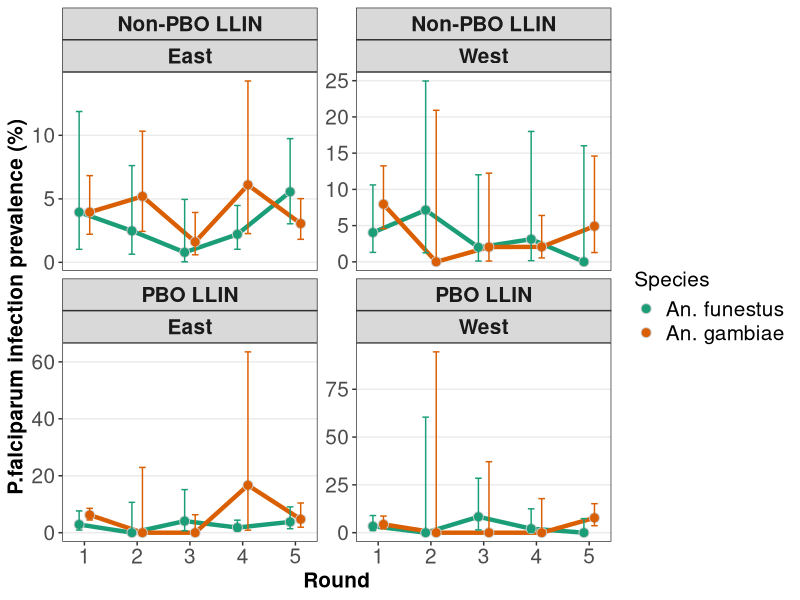
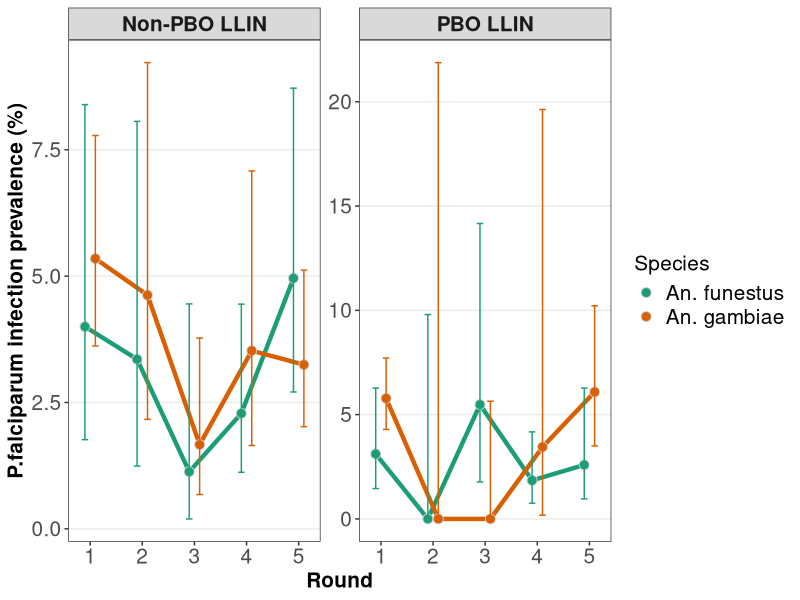
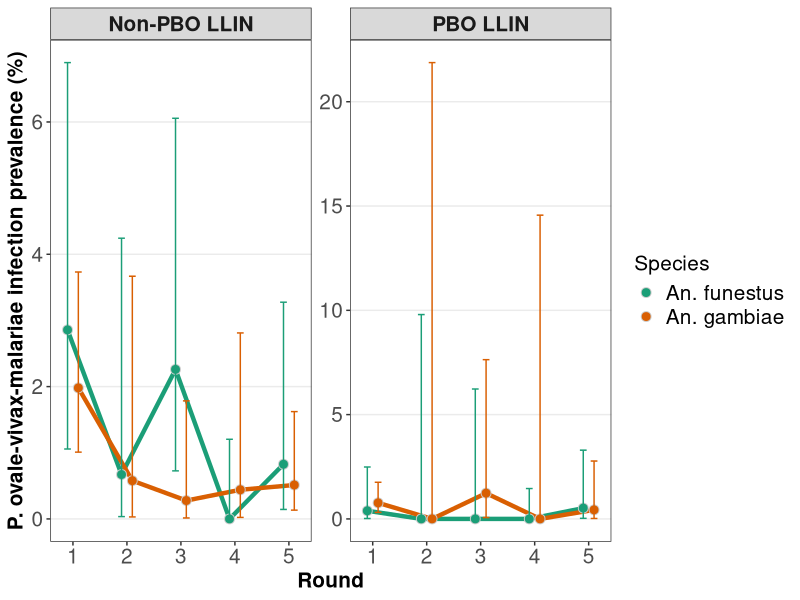
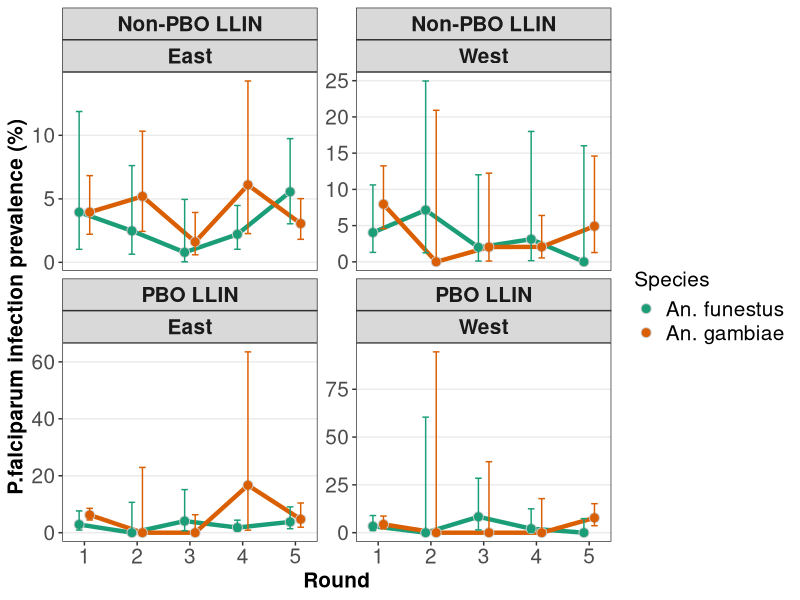
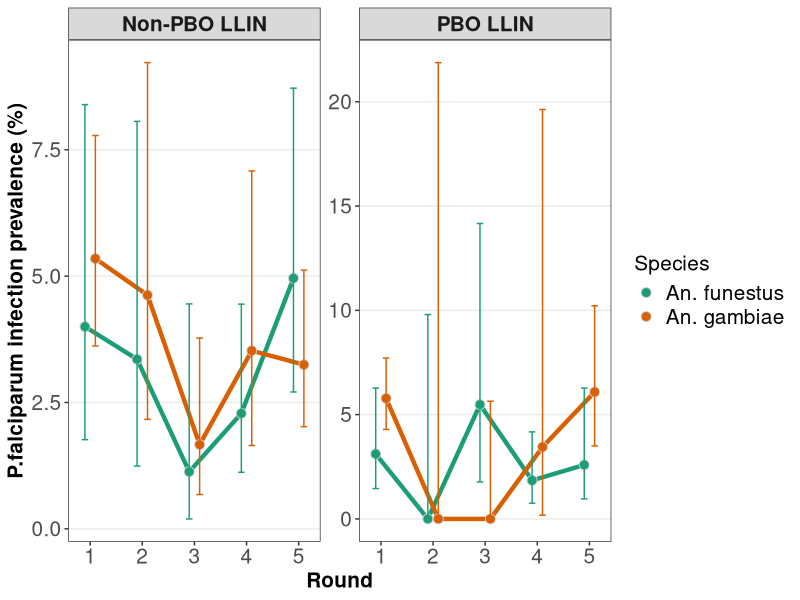
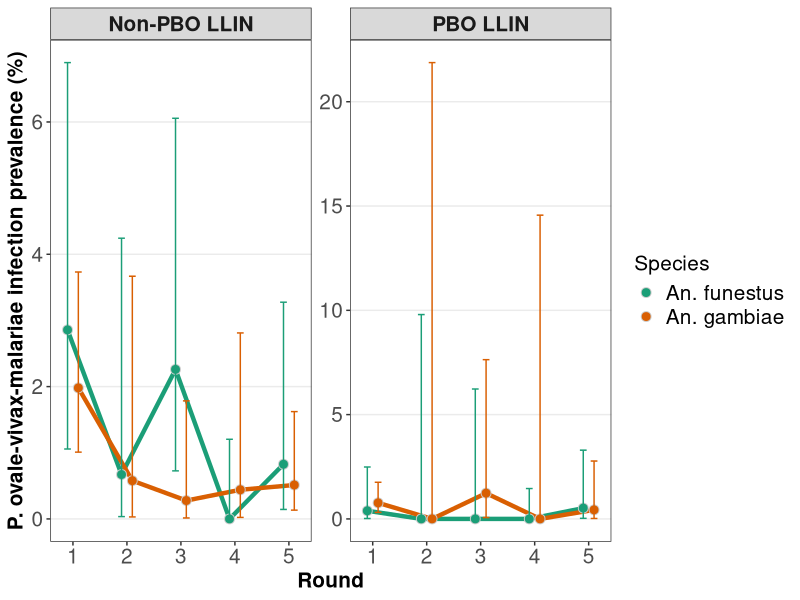
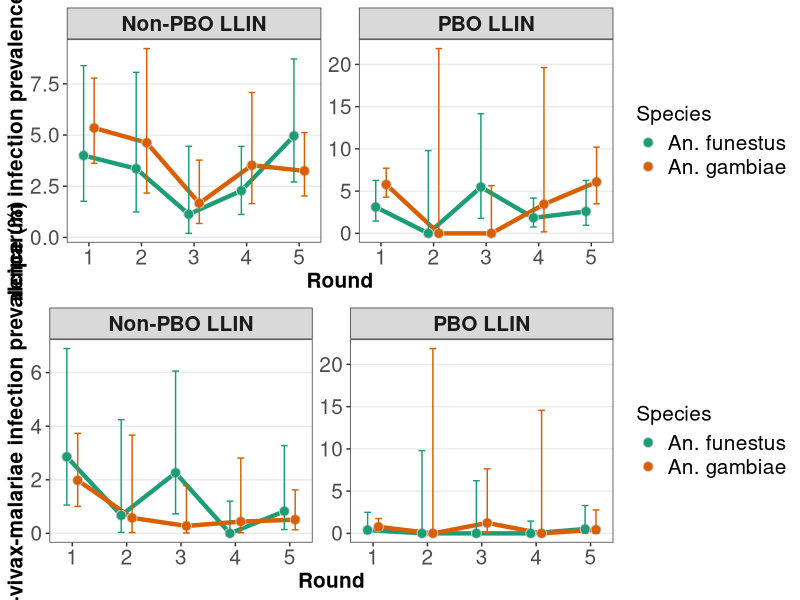
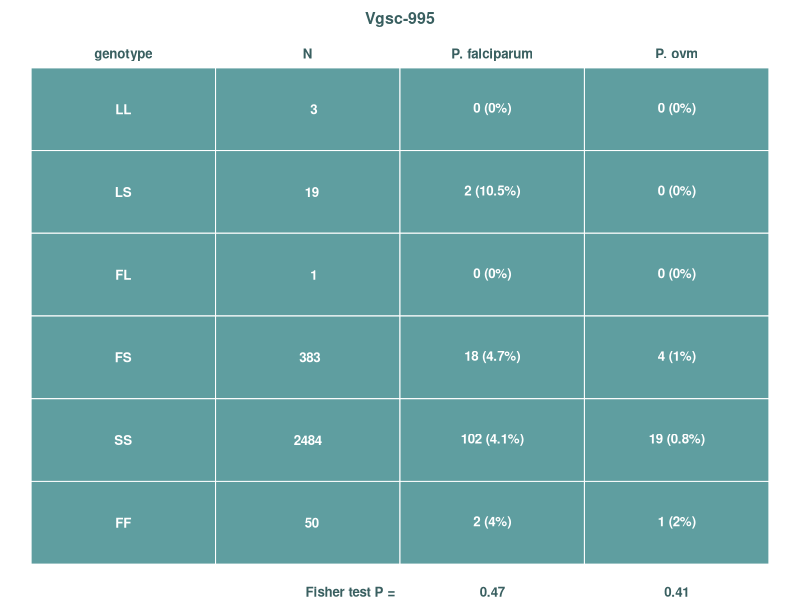

Source code (R) for these figures, in order:
library(data.table)
library(ggplot2)
library(stringr)
library(glmmTMB)
library(grid)
library(gridExtra)
library(gtable)
library(bit64)

#######################################################
# Load the genotyping data
ento.data <- fread('../data/ento_geno_plasmo_data.csv', na.strings = c('', 'NA'))

# Keep only arabiensis, funestus and gambiae ss
ento.data.afg <- ento.data[MolSpecies %in% c('AR', 'FUN', 'S'), ]
cat('\nOverall counts of Pfal positive samples:\n')
print(with(ento.data.afg, table(species, Pfal)))

# Number to report in Manuscript: proportion of mosquitoes sporozoite positive:
sporpos <- ento.data[, .(Pfal.rate = round(sum(Pfal) / .N, 4), N = .N), by = c('species')] %>%
           setkey('species')
cat('\nOverall, ', sporpos['An. gambiae', Pfal.rate]*100, '% of An. gambiae and ',
    sporpos['An. funestus', Pfal.rate]*100, '% of An. funestus were positive for ',
    'P. falciparum respectively.\n\n', sep = '')

sporpos.byround <- ento.data[, .(Pfal.total = sum(Pfal),
                                 Pfal.rate = round(sum(Pfal) / .N, 4),
                                 Pvom.total = sum(OVM), 
                                 Povm.rate = round(sum(OVM) / .N, 4),
								 N = .N), 
                               by = c('species', 'RND')] %>%
                   setkey('species')
cat('\nSporozoite positivity split by round:\n')
print(sporpos.byround)

# Since there are no sporozoite positive samples in arabiensis, we can exclude them from some of the plots
ento.data.fg <- ento.data[MolSpecies %in% c('FUN', 'S'), ]

##################################################
split.plasmo.counts <- function(formula, ento.data){
  Fal <- dcast(ento.data, formula, length)
  Fal$N <- Fal[['0']]+Fal[['1']]
  Fal$prop <- (Fal[['1']]/(Fal[['0']]+Fal[['1']]))
  Fal$Perc <- 100*Fal$prop
  prt <- mapply(prop.test, Fal[['1']], Fal[['0']] + Fal[['1']])['conf.int', ]
  Fal$LLim <- 100*sapply(prt, function(x) x[1])
  Fal$ULim <- 100*sapply(prt, function(x) x[2])
#  Fal$ULim <- 100*(Fal$prop + 1.96 * sqrt(Fal$prop * (1-Fal$prop)/Fal$N))
#  Fal$LLim <- 100*(Fal$prop - 1.96 * sqrt(Fal$prop * (1-Fal$prop)/Fal$N))
  #Fal$LLim[Fal$LLim<0] <- 0
  Fal
}

frequency.line.plot <- function(Plasmo, ylab = 'P.falciparum infection prevalence (%)'){
  facet.terms <- setdiff(colnames(Plasmo), c('species', 'RND', '0', '1', 'N', 'prop', 'Perc', 'ULim', 'LLim'))
  facet.formula <- as.formula(paste('~', paste(facet.terms, collapse = ' + ')))
  flp <- ggplot(Plasmo, aes(x=RND, y=Perc, fill = species, color = species)) + 
  geom_line(size = 1.5, position=position_dodge(width=c(0.4)), show.legend = F) +
  geom_point(color = 'grey80', pch = 21, size = 3, position=position_dodge(width=c(0.4))) +
  geom_errorbar(aes(ymin=LLim, ymax=ULim,col=species),width=0.25,cex=0.5, 
                position=position_dodge(width=c(0.4)), show.legend = F)+
  labs(fill="Species") +
  facet_wrap(facet.formula, scales= "free_y") +
  ylab(ylab) +
  xlab('Round') +
  scale_fill_brewer(palette = 'Dark2') +
  scale_color_brewer(palette = 'Dark2') +
  theme_bw() +
  theme(legend.text = element_text(size=15), 
		legend.title = element_text(size = 15),
        strip.text.x = element_text(size = 15, face = 'bold'),
        axis.text = element_text(size=15),
        axis.title = element_text(size=15,face='bold'))+
  theme(panel.grid.major.x = element_blank(),
        panel.grid.minor.x = element_blank(),
        panel.grid.minor.y = element_blank())
  flp
}

Fal.Simp <- split.plasmo.counts(species + RND ~ Pfal, ento.data.fg)
Fal.Loc <- split.plasmo.counts(LLIN.actual + Location + species + RND ~ Pfal, ento.data.fg)
flp.Fal.Loc <- frequency.line.plot(Fal.Loc)
print(flp.Fal.Loc)
ggsave('infection_numbers_location_Fal.png', flp.Fal.Loc, width = 9, height = 7)
Fal.Arm <- split.plasmo.counts(LLIN.actual + species + RND ~ Pfal, ento.data.fg)
flp.Fal.Arm <- frequency.line.plot(Fal.Arm)
print(flp.Fal.Arm)
ggsave('infection_numbers_arm_Fal.png', flp.Fal.Arm, width = 9, height = 7)

###############
# Also for OVM plasmodia

OVM.Arm <- split.plasmo.counts(LLIN.actual+species+RND~OVM, ento.data.fg)
flp.OVM.Arm <- frequency.line.plot(OVM.Arm, ylab = 'P. ovale-vivax-malariae infection prevalence (%)')
print(flp.OVM.Arm)
ggsave('infection_numbers_arm_OVM.png', flp.OVM.Arm, width = 9, height = 7)
###########################################################

library("cowplot")
Plasmodium <- plot_grid(flp.Fal.Arm, flp.OVM.Arm, nrow=2)

pdf("Figure 2_ Lynd et al Plasmodium_11Apr2023.pdf",width=16,height=10)
Plasmodium
dev.off()
# Will remove redundant legend in inkscape

######################
# To produce table 2 in Lynd et al 2023
# Drop arabiensis as always negative
data.Ga.Fun <-  subset(ento.data.afg, MolSpecies!="AR")
data.Ga <-  subset(ento.data.afg, MolSpecies=="S")
data.Fun <-  subset(ento.data.afg, MolSpecies=="FUN")
##########################################

cat('\n  ##############################################')
cat('\n  # Model1: Pfal ~ RND + LLIN.actual + (1|HSD) #')
cat('\n  ##############################################\n')

cat('\n\tgambiae + funestus:\n')
model.1.All <- glmmTMB(Pfal ~ RND + LLIN.actual + species + (1|HSD), 
                       data = data.Ga.Fun,
                       family = 'binomial')
print(drop1(model.1.All, test = 'Chisq'))
print(fixef(model.1.All))
######################
cat('\n\tgambiae alone:\n')
model.1.Ga <- glmmTMB(Pfal ~ RND + LLIN.actual + (1|HSD), 
                      data = data.Ga,
                      family = 'binomial')
print(drop1(model.1.Ga, test = 'Chisq'))
print(fixef(model.1.Ga))
##############################
cat('\n\tfunestus alone:\n')
model.1.Fun <- glmmTMB(Pfal ~ RND + LLIN.actual + (1|HSD), 
                       data = data.Fun,
                       family = 'binomial')
print(drop1(model.1.Fun, test = 'Chisq'))
print(fixef(model.1.Fun))

cat('\n  #############################################')
cat('\n  # Model2: OVM ~ RND + LLIN.actual + (1|HSD) #')
cat('\n  #############################################\n')

cat('\n\tgambiae + funestus:\n')
model.2.All <- glmmTMB(OVM ~ RND + LLIN.actual + species + (1|HSD), 
                       data=data.Ga.Fun,
                       family = 'binomial')
print(drop1(model.2.All, test = 'Chisq'))
print(fixef(model.2.All))
######################
cat('\n\tgambiae alone:\n')
model.2.Ga <- glmmTMB(OVM ~ RND + LLIN.actual + (1|HSD), 
                      data=data.Ga,
                      family = 'binomial')
print(drop1(model.2.Ga, test = 'Chisq'))
print(fixef(model.2.Ga))
##############################
cat('\n\tfunestus alone:\n')
model.2.Fun <- glmmTMB(OVM ~ RND + LLIN.actual + (1|HSD), 
                       data=data.Fun,
                       family = 'binomial')
print(drop1(model.2.Fun, test = 'Chisq'))
print(fixef(model.2.Fun))

cat('\n  ##############################################')
cat('\n  # Model3: Pfal ~ RND * LLIN.actual + (1|HSD) #')
cat('\n  ##############################################\n')

cat('\n\tgambiae + funestus:\n')
model.3.All <- glmmTMB(Pfal ~ RND * LLIN.actual + species + (1|HSD), 
                       data=data.Ga.Fun,
                       family = 'binomial')
print(drop1(model.3.All, test = 'Chisq'))
print(fixef(model.3.All))
######################
cat('\n\tgambiae alone:\n')
model.3.Ga <- glmmTMB(Pfal ~ RND * LLIN.actual + (1|HSD), 
                      data=data.Ga,
                      family = 'binomial')
print(drop1(model.3.Ga, test = 'Chisq'))
print(fixef(model.3.Ga))
##############################
cat('\n\tfunestus alone:\n')
model.3.Fun <- glmmTMB(Pfal ~ RND * LLIN.actual + (1|HSD), 
                       data=data.Fun,
                       family = 'binomial')
print(drop1(model.3.Fun, test = 'Chisq'))
print(fixef(model.3.Fun))

cat('\n  #############################################')
cat('\n  # Model4: OVM ~ RND * LLIN.actual + (1|HSD) #')
cat('\n  #############################################\n')

cat('\n\tgambiae + funestus:\n')
model.4.All <- glmmTMB(OVM ~ RND * LLIN.actual + species + (1|HSD), 
                       data=data.Ga.Fun,
                       family = 'binomial')
print(drop1(model.4.All, test = 'Chisq'))
print(fixef(model.4.All))
######################
cat('\n\tgambiae alone:\n')
model.4.Ga <- glmmTMB(OVM ~ RND * LLIN.actual + (1|HSD), 
                      data=data.Ga,
                      family = 'binomial')
print(drop1(model.4.Ga, test = 'Chisq'))
print(fixef(model.4.Ga))
##############################
cat('\n\tfunestus alone:\n')
model.4.Fun <- glmmTMB(OVM ~ RND * LLIN.actual + (1|HSD), 
                       data=data.Fun,
                       family = 'binomial')
print(drop1(model.4.Fun, test = 'Chisq'))
print(fixef(model.4.Fun))
########################################################################

#######################################################################
# Table 3. Associations between resistance markers and infection status
#######################################################################
Inf.Gam <- ento.data[MolSpecies=="S"]
# Recode the 2La 
Inf.Gam[, X2La := gsub('I', 'a', gsub('S', '+', unlist(X2La)))]

cat('\n  #####################################################################')
cat('\n  # Fisher tests of association of P. falciparum with genetic markers #')
cat('\n  #####################################################################\n')

cat('\n\tCyp6p4\n')
print(with(Inf.Gam, table(Cyp6p4,Pfal)))
print(with(Inf.Gam, fisher.test(Cyp6p4, Pfal)))

cat('\n\tCoeae1d\n')
print(with(Inf.Gam, table(Coeae1d,Pfal)))
print(with(Inf.Gam, fisher.test(Coeae1d,Pfal)))

cat('\n\tCyp4j5\n')
print(with(Inf.Gam, table(Cyp4j5,Pfal)))
print(with(Inf.Gam, fisher.test(Cyp4j5,Pfal)))

cat('\n\tkdr\n')
print(with(Inf.Gam, table(kdr,Pfal)))
print(with(Inf.Gam, fisher.test(kdr,Pfal)))

cat('\n\t2La\n')
print(with(Inf.Gam, table(X2La,Pfal)))
print(with(Inf.Gam, fisher.test(X2La,Pfal)))

cat('\n  #######################################################################')
cat('\n  # Fisher tests of association of other Plasmodia with genetic markers #')
cat('\n  #######################################################################\n')

cat('\n\tCyp6p4\n')
print(with(Inf.Gam, table(Cyp6p4,OVM)))
print(with(Inf.Gam, fisher.test(Cyp6p4, OVM)))

cat('\n\tCoeae1d\n')
print(with(Inf.Gam, table(Coeae1d,OVM)))
print(with(Inf.Gam, fisher.test(Coeae1d,OVM)))

cat('\n\tCyp4j5\n')
print(with(Inf.Gam, table(Cyp4j5,OVM)))
print(with(Inf.Gam, fisher.test(Cyp4j5,OVM)))

cat('\n\tkdr\n')
print(with(Inf.Gam, table(kdr,OVM)))
print(with(Inf.Gam, fisher.test(kdr,OVM)))

cat('\n\t2La\n')
print(with(Inf.Gam, table(X2La,OVM)))
print(with(Inf.Gam, fisher.test(X2La,OVM)))
####################

# Make a figure. 
change.col <- function(color, light.change){
	col.rgb <- col2rgb(color)/255
	if (light.change < 1){
		red <- 1-(1-col.rgb[1])*light.change
		blue <- 1-(1-col.rgb[2])*light.change
		green <- 1-(1-col.rgb[3])*light.change
	}
	else {
		red <- col.rgb[1]*(2-light.change)
		blue <- col.rgb[2]*(2-light.change)
		green <- col.rgb[3]*(2-light.change)
	}
	rgb(cbind(red, blue, green))
}

plasmo.table <- function(marker, infection.table, allele.order = NULL,
						 include.plot = T, cel.col = 'cadetblue', title = marker, cex = 0.8,
						 include.pvalue = T){
	infection.rates <- infection.table[, .(N = .N, 
								         Pf.num = sum(Pfal),
								         Pf.rate = round(sum(Pfal)/.N, 3),
								         Povm.num = sum(OVM),
								         Povm.rate = round(sum(OVM)/.N, 3)),
                                       by = marker] %>%
	                   .[!is.na(get(marker))]
	if (!is.null(allele.order)){
		infection.rates$order <- setNames(1:length(allele.order), allele.order)[infection.rates[[marker]]]
		infection.rates <- infection.rates[order(order)][, order := NULL]
	}
	if (include.plot){
		table.for.plotting <- infection.rates[, .(genotype = get(marker),
												  N = N,
												  'P. falciparum' = paste(Pf.num, ' (', Pf.rate*100, '%)', sep = ''),
		                                          'P. ovm' = paste(Povm.num, ' (', Povm.rate*100, '%)', sep = '')),
										      ]
		par(mar = c(1, 0.1, 3, 0.1), cex = cex)
		plot(c(0,ncol(table.for.plotting)), -c(0,nrow(table.for.plotting)), 
			 type = 'n', bty = 'n', xaxt = 'n', yaxt = 'n', 
			 xlab = '', ylab = '')
		dark.col <- change.col(cel.col, 1.4)
		title(title, line = 1.5, col.main = dark.col)
		x.matrix <- matrix(1:ncol(table.for.plotting), nrow(table.for.plotting), ncol(table.for.plotting), byrow = T)
		y.matrix <- matrix(1:nrow(table.for.plotting), nrow(table.for.plotting), ncol(table.for.plotting))
		rect(x.matrix - 1, 1 - y.matrix, x.matrix, - y.matrix, col = cel.col, border = 'white')
		text(x.matrix - 0.5, 0.5 - y.matrix, as.matrix(table.for.plotting), col = 'white', font = 2)
		text(x.matrix[1,] - 0.5, (par('usr')[4] - par('usr')[3])/100, adj = c(0.5,-0.4), col = dark.col, colnames(table.for.plotting), xpd = NA, font = 2)
		if (include.pvalue){
			pfal.fisher <- signif(fisher.test(infection.rates[, .(Pf.num, N-Pf.num)])$p.value, 2)
			povm.fisher <- signif(fisher.test(infection.rates[, .(Povm.num, N-Povm.num)])$p.value, 2)
			mtext('Fisher test P =', 1, line = 0, at = 2, adj = 1.05, col = dark.col, font = 2, cex = cex)
			mtext(pfal.fisher, 1, line = 0, at = 2.5, adj = 0.5, col = dark.col, font = 2, cex = cex)
			mtext(povm.fisher, 1, line = 0, at = 3.5, adj = 0.5, col = dark.col, font = 2, cex = cex)
		}
	}
	invisible(infection.rates)
}

svg('kdr_plasmo_assoc.svg', width = 4, height = 3)
plasmo.table('kdr', Inf.Gam, title = 'Vgsc-995', allele.order = c('LL', 'LS', 'FL', 'FS', 'SS', 'FF'))
dev.off()
#
svg('Cyp6p4_plasmo_assoc.svg', width = 4, height = 1.75)
plasmo.table('Cyp6p4', Inf.Gam, cel.col = 'indianred1', title = 'Cyp6p4-236M', allele.order = c('II', 'IM', 'MM'))
dev.off()
#
svg('Cyp4j5_plasmo_assoc.svg', width = 4, height = 1.75)
plasmo.table('Cyp4j5', Inf.Gam, cel.col = 'thistle4', title = 'Cyp4j5-43F', allele.order = c('LL', 'LF', 'FF'))
dev.off()
#
svg('Coeae1d_plasmo_assoc.svg', width = 4, height = 1.75)
plasmo.table('Coeae1d', Inf.Gam, cel.col = 'palegreen3', allele.order = c('SS', 'SR', 'RR'))
dev.off()
#
svg('2La_plasmo_assoc.svg', width = 4, height = 1.75)
plasmo.table('X2La', Inf.Gam, cel.col = 'gold3', title = '2La inversion', allele.order = c('++', '+a', 'aa'))
dev.off()
